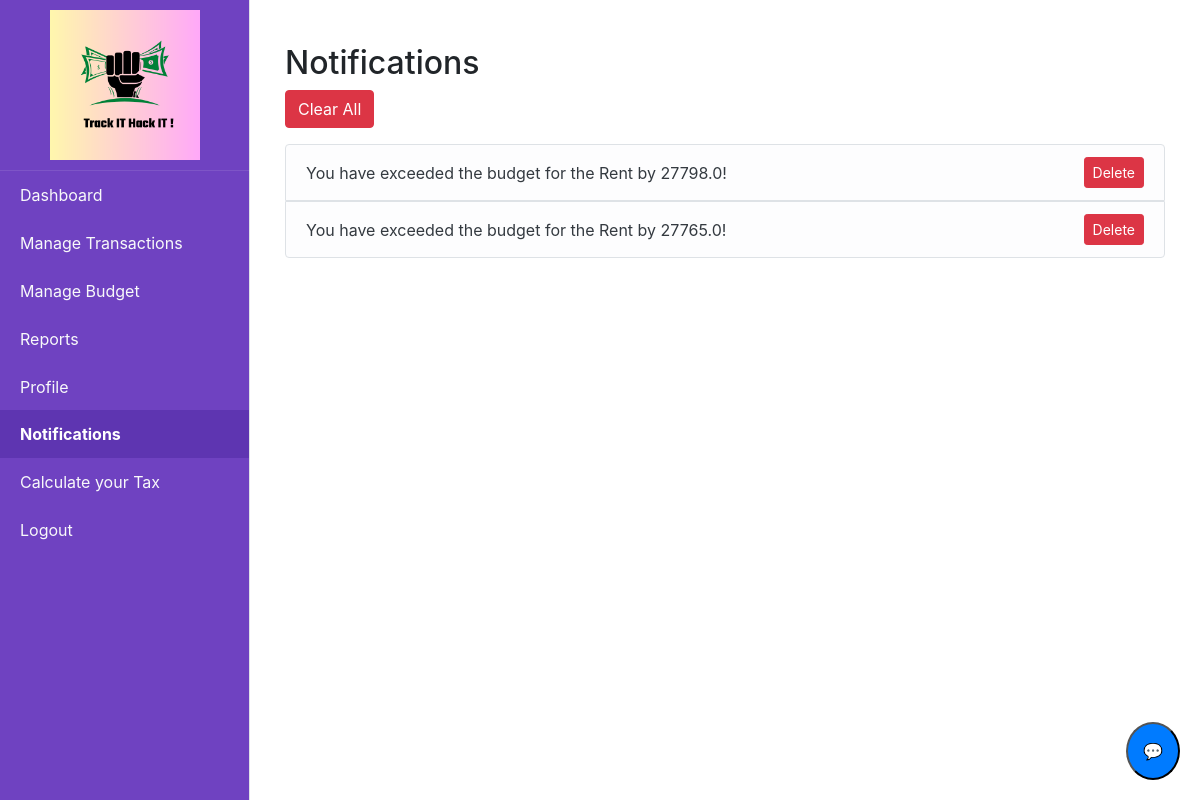
/notifications (signed in), run on the app's committed database.
### tables this page shows
CREATE TABLE notifications (
    id INTEGER PRIMARY KEY AUTOINCREMENT,
    user_id INTEGER NOT NULL,
    message TEXT NOT NULL,
    is_read BOOLEAN DEFAULT 0,
    created_at TIMESTAMP DEFAULT CURRENT_TIMESTAMP,
    FOREIGN KEY (user_id) REFERENCES users (id)
);

### app.py (the view)
@app.route('/notifications')
@login_required
def notifications():
    notifications = query_db('''
        SELECT id, message, is_read, created_at
        FROM notifications
        WHERE user_id = ?
        ORDER BY is_read asc, created_at DESC
    ''', [current_user.id])
    return render_template('notifications.html', notifications=notifications)

### app.py (called while the page is built)
@login_manager.user_loader
def load_user(user_id):
    return get_user_by_id(user_id)

@app.after_request
def after_request(response):
    response.headers["Cache-Control"] = "no-cache, no-store, must-revalidate"
    return response

@app.context_processor
def inject_unread_notifications():
    if current_user.is_authenticated:
        unread_count = query_db('''
            SELECT COUNT(*)
            FROM notifications
            WHERE user_id = ? AND is_read = 0
        ''', [current_user.id], one=True)
        return dict(unread_count=unread_count[0] if unread_count else 0)
    return dict(unread_count=0)

### database.py (called while the page is built)
def get_db():
    return sqlite3.connect(DATABASE)

def query_db(query, args=(), one=False):
    cur = get_db().execute(query, args)
    rv = cur.fetchall()
    cur.close()
    return (rv[0] if rv else None) if one else rv

def get_user_by_id(user_id):
    conn = sqlite3.connect(DATABASE)
    cursor = conn.cursor()
    cursor.execute('SELECT * FROM users WHERE id = ?', (user_id,))
    user = cursor.fetchone()
    conn.close()
    if user:
        return User(id=user[0], username=user[1], email=user[2], password=user[3])
    return None

### templates/notifications.html (shortened to what this page needs)
{% extends "home.html" %}
{% block content %}
<div class="container mt-4">
    <h2>Notifications</h2>
    <button id="clearAllBtn" class="btn btn-danger mb-3">Clear All</button>
    <ul class="list-group">
        {% for notification in notifications %}
        <li class="list-group-item d-flex text-dark justify-content-between align-items-center border {% if notification[2] == 1 %}list-group-item-light {% else %}list-group-item-warning{% endif %}">
            {{ notification[1] }}
            <div>
                <button class="btn btn-danger btn-sm delete-notification" data-id="{{ notification[0] }}">Delete</button>
            </div>
        </li>
        {% endfor %}
    </ul>
</div>
{% endblock %}

### static/styles_home.css (style rules this page uses)
.list-group-item { border: none; color: #ffffff; }

### data on the page
notifications: message "You have exceeded the budget for the Rent by 27798.0!"
notifications: message "You have exceeded the budget for the Rent by 27765.0!"
